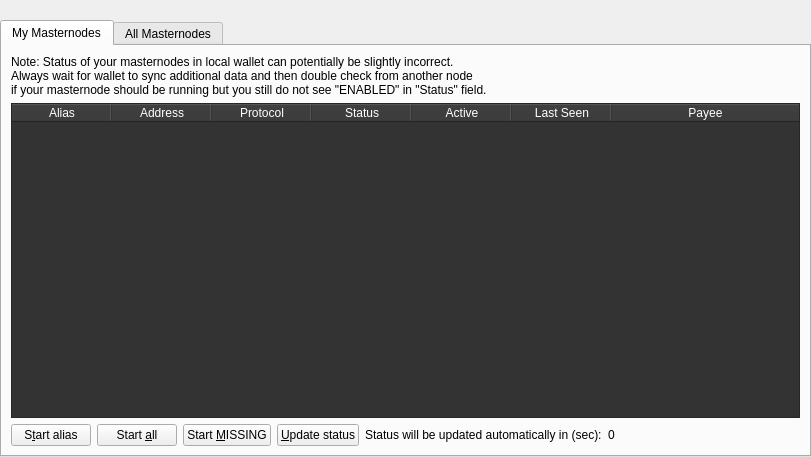
<?xml version="1.0" encoding="UTF-8"?>
<ui version="4.0">
 <class>MasternodeList</class>
 <widget class="QWidget" name="MasternodeList">
  <property name="geometry">
   <rect>
    <x>0</x>
    <y>0</y>
    <width>811</width>
    <height>457</height>
   </rect>
  </property>
  <property name="windowTitle">
   <string>Form</string>
  </property>
  <layout class="QVBoxLayout" name="topLayout">
   <property name="leftMargin">
    <number>0</number>
   </property>
   <property name="topMargin">
    <number>0</number>
   </property>
   <property name="rightMargin">
    <number>0</number>
   </property>
   <property name="bottomMargin">
    <number>0</number>
   </property>
   <item>
    <layout class="QVBoxLayout" name="verticalLayout">
     <property name="bottomMargin">
      <number>0</number>
     </property>
     <item>
      <spacer name="horizontalSpacer0">
       <property name="orientation">
        <enum>Qt::Horizontal</enum>
       </property>
       <property name="sizeHint" stdset="0">
        <size>
         <width>40</width>
         <height>20</height>
        </size>
       </property>
      </spacer>
     </item>
     <item>
      <widget class="QTabWidget" name="tabWidget">
       <property name="styleSheet">
        <string notr="true"/>
       </property>
       <property name="tabShape">
        <enum>QTabWidget::Rounded</enum>
       </property>
       <property name="currentIndex">
        <number>0</number>
       </property>
       <widget class="QWidget" name="tabMyMasternodes">
        <property name="styleSheet">
         <string notr="true"/>
        </property>
        <attribute name="title">
         <string>My Masternodes</string>
        </attribute>
        <layout class="QGridLayout" name="gridLayout_2">
         <item row="0" column="0">
          <layout class="QVBoxLayout" name="verticalLayout_2">
           <property name="bottomMargin">
            <number>0</number>
           </property>
           <item>
            <layout class="QHBoxLayout" name="horizontalLayout_note">
             <property name="bottomMargin">
              <number>0</number>
             </property>
             <item>
              <widget class="QLabel" name="updateNote">
               <property name="text">
                <string>Note: Status of your masternodes in local wallet can potentially be slightly incorrect.&lt;br /&gt;Always wait for wallet to sync additional data and then double check from another node&lt;br /&gt;if your masternode should be running but you still do not see &quot;ENABLED&quot; in &quot;Status&quot; field.</string>
               </property>
              </widget>
             </item>
            </layout>
           </item>
           <item>
            <widget class="QTableWidget" name="tableWidgetMyMasternodes">
             <property name="minimumSize">
              <size>
               <width>695</width>
               <height>0</height>
              </size>
             </property>
             <property name="styleSheet">
              <string notr="true">alternate-background-color: #444;background-color: #333;color:#fff;font-family: 'Overpass Mono';</string>
             </property>
             <property name="editTriggers">
              <set>QAbstractItemView::NoEditTriggers</set>
             </property>
             <property name="alternatingRowColors">
              <bool>true</bool>
             </property>
             <property name="selectionMode">
              <enum>QAbstractItemView::SingleSelection</enum>
             </property>
             <property name="selectionBehavior">
              <enum>QAbstractItemView::SelectRows</enum>
             </property>
             <property name="sortingEnabled">
              <bool>true</bool>
             </property>
             <attribute name="horizontalHeaderStretchLastSection">
              <bool>true</bool>
             </attribute>
             <column>
              <property name="text">
               <string>Alias</string>
              </property>
             </column>
             <column>
              <property name="text">
               <string>Address</string>
              </property>
             </column>
             <column>
              <property name="text">
               <string>Protocol</string>
              </property>
             </column>
             <column>
              <property name="text">
               <string>Status</string>
              </property>
             </column>
             <column>
              <property name="text">
               <string>Active</string>
              </property>
             </column>
             <column>
              <property name="text">
               <string>Last Seen</string>
              </property>
             </column>
             <column>
              <property name="text">
               <string>Payee</string>
              </property>
             </column>
            </widget>
           </item>
           <item>
            <layout class="QHBoxLayout" name="horizontalLayout_5">
             <property name="bottomMargin">
              <number>0</number>
             </property>
             <item>
              <widget class="QPushButton" name="startButton">
               <property name="text">
                <string>S&amp;tart alias</string>
               </property>
              </widget>
             </item>
             <item>
              <widget class="QPushButton" name="startAllButton">
               <property name="text">
                <string>Start &amp;all</string>
               </property>
              </widget>
             </item>
             <item>
              <widget class="QPushButton" name="startMissingButton">
               <property name="text">
                <string>Start &amp;MISSING</string>
               </property>
              </widget>
             </item>
             <item>
              <widget class="QPushButton" name="UpdateButton">
               <property name="text">
                <string>&amp;Update status</string>
               </property>
              </widget>
             </item>
             <item>
              <widget class="QLabel" name="autoupdate_label">
               <property name="text">
                <string>Status will be updated automatically in (sec):</string>
               </property>
              </widget>
             </item>
             <item>
              <widget class="QLabel" name="secondsLabel">
               <property name="text">
                <string>0</string>
               </property>
              </widget>
             </item>
             <item>
              <spacer name="horizontalSpacer_5">
               <property name="orientation">
                <enum>Qt::Horizontal</enum>
               </property>
               <property name="sizeHint" stdset="0">
                <size>
                 <width>40</width>
                 <height>20</height>
                </size>
               </property>
              </spacer>
             </item>
            </layout>
           </item>
          </layout>
         </item>
        </layout>
       </widget>
       <widget class="QWidget" name="tabAllMasternodes">
        <attribute name="title">
         <string>All Masternodes</string>
        </attribute>
        <layout class="QGridLayout" name="gridLayout">
         <item row="1" column="0">
          <widget class="QTableWidget" name="tableWidgetMasternodes">
           <property name="styleSheet">
            <string notr="true">alternate-background-color: #444;background-color: #333;color:#fff;font-family: 'Overpass Mono';</string>
           </property>
           <property name="editTriggers">
            <set>QAbstractItemView::NoEditTriggers</set>
           </property>
           <property name="alternatingRowColors">
            <bool>true</bool>
           </property>
           <property name="selectionBehavior">
            <enum>QAbstractItemView::SelectRows</enum>
           </property>
           <property name="sortingEnabled">
            <bool>true</bool>
           </property>
           <attribute name="horizontalHeaderStretchLastSection">
            <bool>true</bool>
           </attribute>
           <column>
            <property name="text">
             <string>Address</string>
            </property>
           </column>
           <column>
            <property name="text">
             <string>Protocol</string>
            </property>
           </column>
           <column>
            <property name="text">
             <string>Status</string>
            </property>
           </column>
           <column>
            <property name="text">
             <string>Active</string>
            </property>
           </column>
           <column>
            <property name="text">
             <string>Last Seen</string>
            </property>
           </column>
           <column>
            <property name="text">
             <string>Payee</string>
            </property>
           </column>
          </widget>
         </item>
         <item row="0" column="0">
          <layout class="QHBoxLayout" name="horizontalLayout_3">
           <property name="bottomMargin">
            <number>0</number>
           </property>
           <item>
            <widget class="QLabel" name="label_filter">
             <property name="text">
              <string>Filter List:</string>
             </property>
            </widget>
           </item>
           <item>
            <widget class="QLineEdit" name="filterLineEdit">
             <property name="toolTip">
              <string>Filter masternode list</string>
             </property>
            </widget>
           </item>
           <item>
            <spacer name="horizontalSpacer_3">
             <property name="orientation">
              <enum>Qt::Horizontal</enum>
             </property>
             <property name="sizeHint" stdset="0">
              <size>
               <width>10</width>
               <height>20</height>
              </size>
             </property>
            </spacer>
           </item>
           <item>
            <widget class="QLabel" name="label_count">
             <property name="text">
              <string>Node Count:</string>
             </property>
            </widget>
           </item>
           <item>
            <widget class="QLabel" name="countLabel">
             <property name="text">
              <string>0</string>
             </property>
            </widget>
           </item>
          </layout>
         </item>
        </layout>
       </widget>
      </widget>
     </item>
    </layout>
   </item>
  </layout>
 </widget>
 <resources/>
 <connections/>
</ui>
